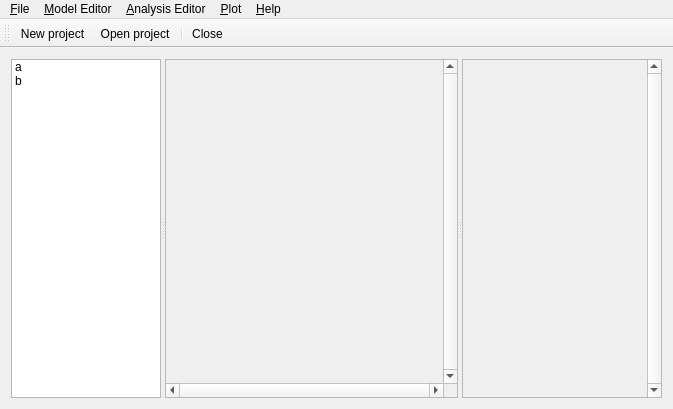
<?xml version="1.0" encoding="UTF-8"?>
<ui version="4.0">
 <class>MainWindow</class>
 <widget class="QMainWindow" name="MainWindow">
  <property name="geometry">
   <rect>
    <x>0</x>
    <y>0</y>
    <width>673</width>
    <height>409</height>
   </rect>
  </property>
  <property name="minimumSize">
   <size>
    <width>400</width>
    <height>300</height>
   </size>
  </property>
  <property name="acceptDrops">
   <bool>true</bool>
  </property>
  <property name="windowTitle">
   <string>SPNP - New Gui</string>
  </property>
  <property name="locale">
   <locale language="English" country="UnitedKingdom"/>
  </property>
  <property name="tabShape">
   <enum>QTabWidget::Triangular</enum>
  </property>
  <widget class="QWidget" name="centralWidget">
   <layout class="QGridLayout" name="gridLayout">
    <item row="0" column="0">
     <widget class="QSplitter" name="splitter">
      <property name="orientation">
       <enum>Qt::Horizontal</enum>
      </property>
      <property name="childrenCollapsible">
       <bool>false</bool>
      </property>
      <widget class="QListWidget" name="listWidget">
       <property name="minimumSize">
        <size>
         <width>100</width>
         <height>0</height>
        </size>
       </property>
       <property name="maximumSize">
        <size>
         <width>150</width>
         <height>16777215</height>
        </size>
       </property>
       <item>
        <property name="text">
         <string>a</string>
        </property>
       </item>
       <item>
        <property name="text">
         <string>b</string>
        </property>
       </item>
      </widget>
      <widget class="QScrollArea" name="scrollArea">
       <property name="verticalScrollBarPolicy">
        <enum>Qt::ScrollBarAlwaysOn</enum>
       </property>
       <property name="horizontalScrollBarPolicy">
        <enum>Qt::ScrollBarAlwaysOn</enum>
       </property>
       <property name="widgetResizable">
        <bool>true</bool>
       </property>
       <widget class="QWidget" name="scrollAreaWidgetContents">
        <property name="geometry">
         <rect>
          <x>0</x>
          <y>0</y>
          <width>276</width>
          <height>328</height>
         </rect>
        </property>
       </widget>
      </widget>
      <widget class="QScrollArea" name="scrollArea_2">
       <property name="minimumSize">
        <size>
         <width>150</width>
         <height>0</height>
        </size>
       </property>
       <property name="maximumSize">
        <size>
         <width>200</width>
         <height>16777215</height>
        </size>
       </property>
       <property name="verticalScrollBarPolicy">
        <enum>Qt::ScrollBarAlwaysOn</enum>
       </property>
       <property name="horizontalScrollBarPolicy">
        <enum>Qt::ScrollBarAlwaysOff</enum>
       </property>
       <property name="widgetResizable">
        <bool>true</bool>
       </property>
       <widget class="QWidget" name="scrollAreaWidgetContents_2">
        <property name="geometry">
         <rect>
          <x>0</x>
          <y>0</y>
          <width>181</width>
          <height>345</height>
         </rect>
        </property>
       </widget>
      </widget>
     </widget>
    </item>
   </layout>
  </widget>
  <widget class="QMenuBar" name="menuBar">
   <property name="geometry">
    <rect>
     <x>0</x>
     <y>0</y>
     <width>673</width>
     <height>21</height>
    </rect>
   </property>
   <widget class="QMenu" name="menuFile">
    <property name="title">
     <string>&amp;File</string>
    </property>
    <widget class="QMenu" name="menuNew">
     <property name="title">
      <string>&amp;New</string>
     </property>
     <addaction name="actionNewProject"/>
     <addaction name="actionNewModel"/>
    </widget>
    <widget class="QMenu" name="menuOpen_project">
     <property name="title">
      <string>&amp;Open project</string>
     </property>
     <addaction name="actionOpenProject"/>
     <addaction name="actionOpenModel"/>
    </widget>
    <widget class="QMenu" name="menuPrinter_setup">
     <property name="title">
      <string>Printer setup</string>
     </property>
     <addaction name="actionSetup"/>
     <addaction name="separator"/>
     <addaction name="actionPrintProject"/>
     <addaction name="actionPrintModel"/>
    </widget>
    <addaction name="menuNew"/>
    <addaction name="menuOpen_project"/>
    <addaction name="actionClose"/>
    <addaction name="separator"/>
    <addaction name="actionSave_project"/>
    <addaction name="actionSave_project_as"/>
    <addaction name="actionSave_model"/>
    <addaction name="separator"/>
    <addaction name="menuPrinter_setup"/>
    <addaction name="separator"/>
    <addaction name="actionPreferences"/>
    <addaction name="separator"/>
    <addaction name="actionExit"/>
   </widget>
   <widget class="QMenu" name="menuModel_Editor">
    <property name="title">
     <string>&amp;Model Editor</string>
    </property>
   </widget>
   <widget class="QMenu" name="menuAnalysis_Editor">
    <property name="title">
     <string>&amp;Analysis Editor</string>
    </property>
   </widget>
   <widget class="QMenu" name="menuPlot">
    <property name="title">
     <string>&amp;Plot</string>
    </property>
    <addaction name="actionLibrary"/>
   </widget>
   <widget class="QMenu" name="menuHelp">
    <property name="title">
     <string>&amp;Help</string>
    </property>
    <addaction name="actionContents"/>
    <addaction name="actionAbout_SPNP"/>
    <addaction name="actionAbout"/>
    <addaction name="actionAbout_Qt"/>
   </widget>
   <addaction name="menuFile"/>
   <addaction name="menuModel_Editor"/>
   <addaction name="menuAnalysis_Editor"/>
   <addaction name="menuPlot"/>
   <addaction name="menuHelp"/>
  </widget>
  <widget class="QToolBar" name="toolBar">
   <property name="windowTitle">
    <string>toolBar</string>
   </property>
   <attribute name="toolBarArea">
    <enum>TopToolBarArea</enum>
   </attribute>
   <attribute name="toolBarBreak">
    <bool>false</bool>
   </attribute>
   <addaction name="actionNewProject"/>
   <addaction name="actionOpenProject"/>
   <addaction name="separator"/>
   <addaction name="actionClose"/>
  </widget>
  <action name="actionClose">
   <property name="text">
    <string>&amp;Close</string>
   </property>
   <property name="shortcut">
    <string>Ctrl+W</string>
   </property>
  </action>
  <action name="actionSave_project">
   <property name="text">
    <string>&amp;Save project</string>
   </property>
   <property name="shortcut">
    <string>Ctrl+S</string>
   </property>
  </action>
  <action name="actionSave_project_as">
   <property name="text">
    <string>Save project &amp;as...</string>
   </property>
  </action>
  <action name="actionSave_model">
   <property name="text">
    <string>Save &amp;model</string>
   </property>
  </action>
  <action name="actionPreferences">
   <property name="text">
    <string>Preferences</string>
   </property>
  </action>
  <action name="actionExit">
   <property name="text">
    <string>&amp;Exit</string>
   </property>
   <property name="shortcut">
    <string>Ctrl+Q</string>
   </property>
  </action>
  <action name="actionLibrary">
   <property name="text">
    <string>Library</string>
   </property>
  </action>
  <action name="actionContents">
   <property name="text">
    <string>&amp;Contents</string>
   </property>
  </action>
  <action name="actionNewProject">
   <property name="text">
    <string>&amp;Project</string>
   </property>
   <property name="iconText">
    <string>New project</string>
   </property>
   <property name="toolTip">
    <string>New Project</string>
   </property>
  </action>
  <action name="actionNewModel">
   <property name="enabled">
    <bool>false</bool>
   </property>
   <property name="text">
    <string>&amp;Model</string>
   </property>
  </action>
  <action name="actionOpenProject">
   <property name="text">
    <string>&amp;Project</string>
   </property>
   <property name="iconText">
    <string>Open project</string>
   </property>
   <property name="toolTip">
    <string>Open project</string>
   </property>
  </action>
  <action name="actionOpenModel">
   <property name="text">
    <string>Model</string>
   </property>
   <property name="iconText">
    <string>&amp;Model</string>
   </property>
  </action>
  <action name="actionAbout">
   <property name="text">
    <string>&amp;About New Gui</string>
   </property>
  </action>
  <action name="actionAbout_SPNP">
   <property name="text">
    <string>About &amp;SPNP</string>
   </property>
   <property name="iconText">
    <string>About SPNP</string>
   </property>
   <property name="toolTip">
    <string>About SPNP</string>
   </property>
  </action>
  <action name="actionSetup">
   <property name="text">
    <string>Printer setup...</string>
   </property>
  </action>
  <action name="actionPrintProject">
   <property name="text">
    <string>Project</string>
   </property>
  </action>
  <action name="actionPrintModel">
   <property name="text">
    <string>Model</string>
   </property>
  </action>
  <action name="actionAbout_Qt">
   <property name="text">
    <string>About Qt</string>
   </property>
  </action>
 </widget>
 <layoutdefault spacing="6" margin="11"/>
 <tabstops>
  <tabstop>listWidget</tabstop>
  <tabstop>scrollArea</tabstop>
  <tabstop>scrollArea_2</tabstop>
 </tabstops>
 <resources/>
 <connections/>
</ui>
